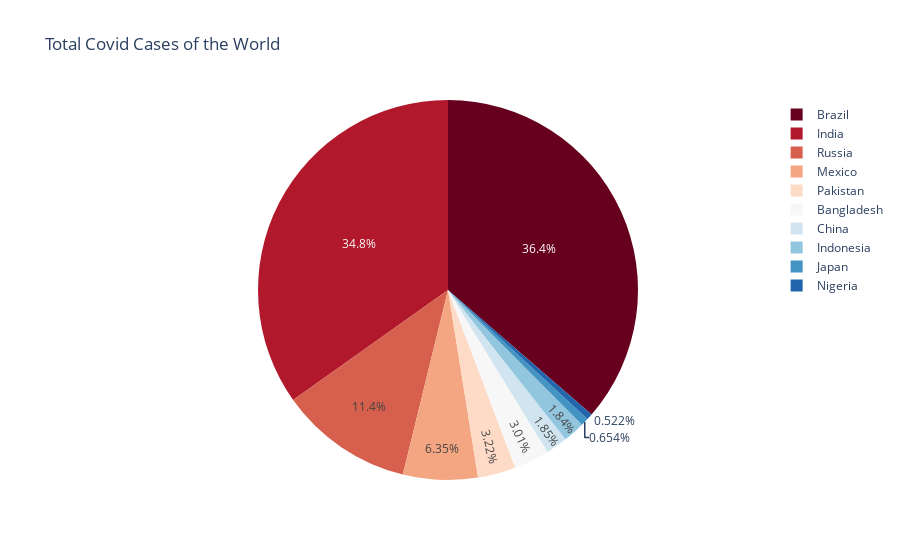

The code cell stored with this chart in its notebook:
### Code cell
fig6 = px.pie(Total1, values='Cases', names='Countries', title='Total Covid Cases of the World', color_discrete_sequence=px.colors.sequential.RdBu)
fig6.show()

### Figure 1 — Plotly figure (JSON) as saved in the notebook; plotly's stock layout.template omitted (floating-point values rounded to 4 significant figures)
{"data": [{"domain": {"x": [0, 1], "y": [0, 1]}, "hovertemplate": "Countries=%{label}<br>Cases=%{value}<extra></extra>", "labels": ["China", "India", "Indonesia", "Pakistan", "Brazil", "Nigeria", "Bangladesh", "Russia", "Mexico", "Japan"], "legendgroup": "", "name": "", "showlegend": true, "type": "pie", "values": [21632319, 407771689, 21570383, 37738242, 425704574, 6107452, 35266216, 132889015, 74347562, 7659484]}], "layout": {"legend": {"tracegroupgap": 0}, "piecolorway": ["rgb(103,0,31)", "rgb(178,24,43)", "rgb(214,96,77)", "rgb(244,165,130)", "rgb(253,219,199)", "rgb(247,247,247)", "rgb(209,229,240)", "rgb(146,197,222)", "rgb(67,147,195)", "rgb(33,102,172)", "rgb(5,48,97)"], "title": {"text": "Total Covid Cases of the World"}}}
